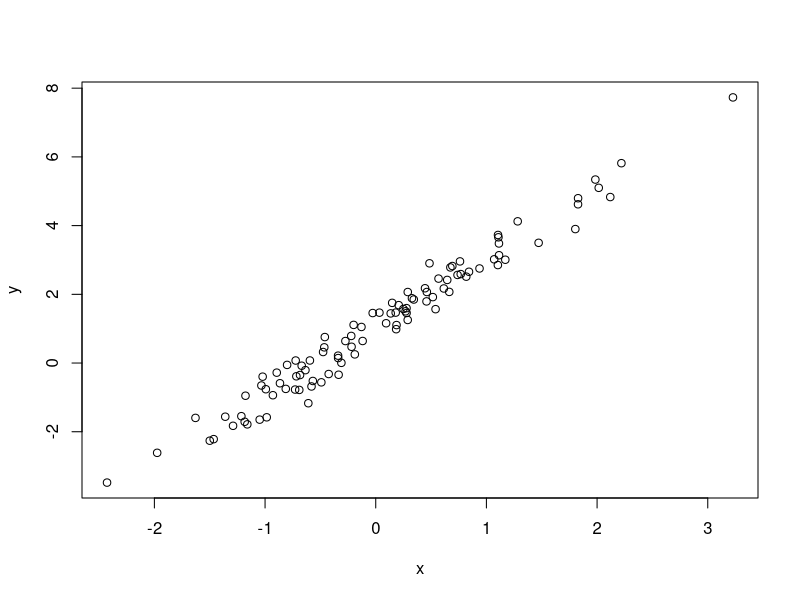
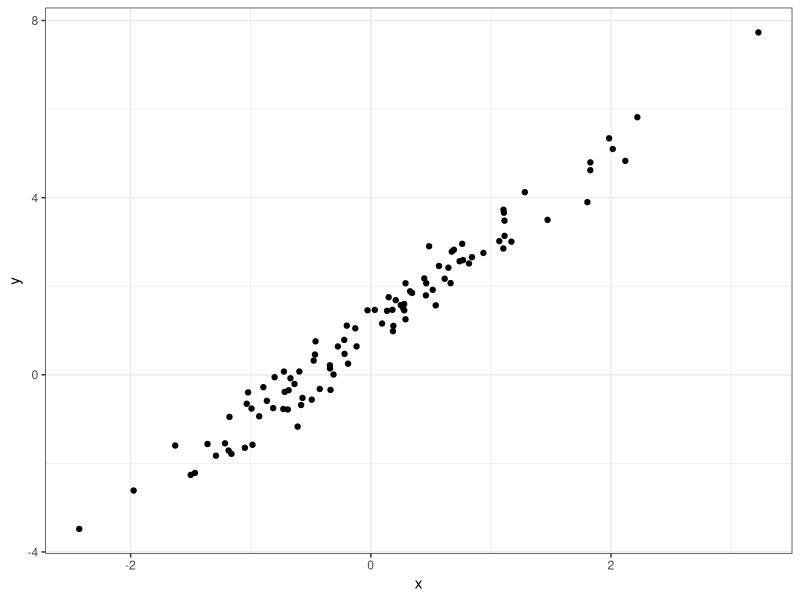
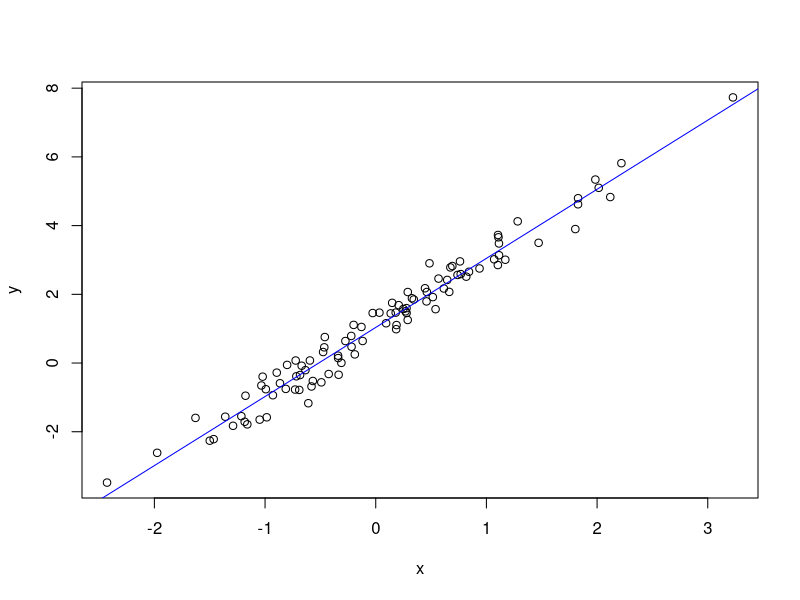
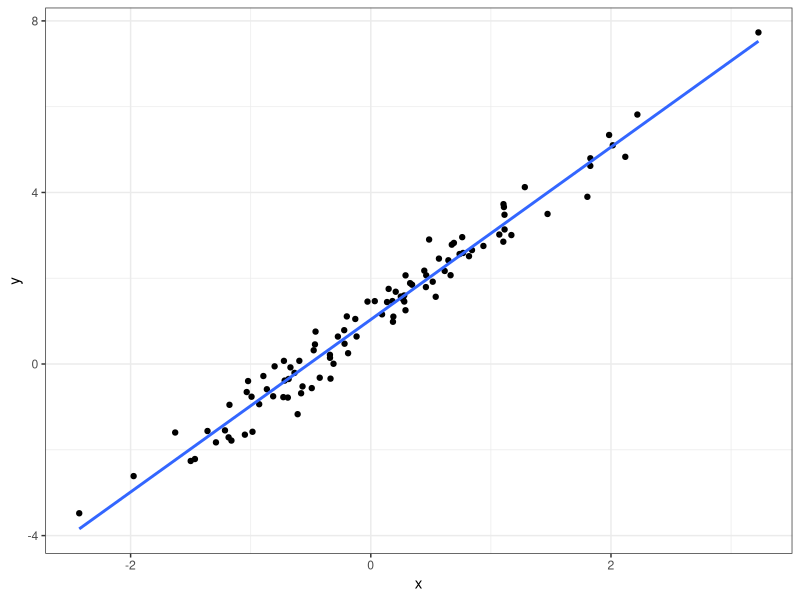
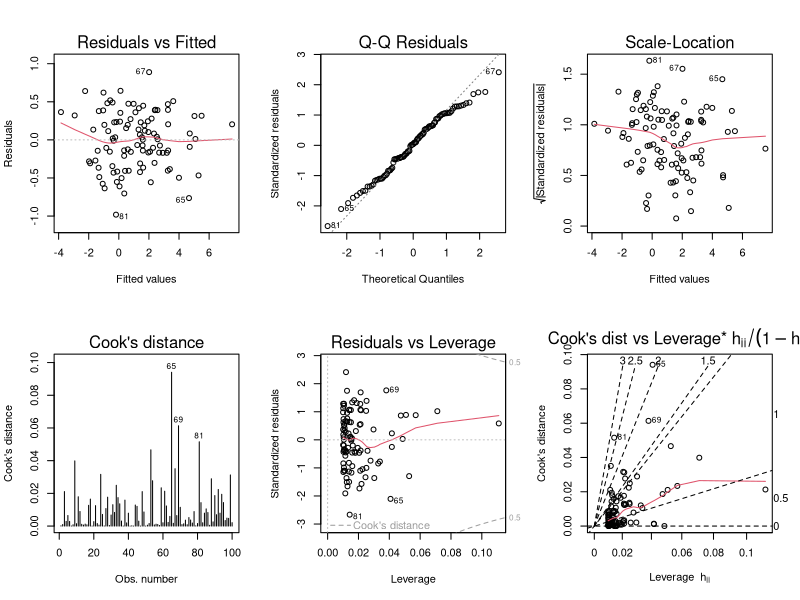
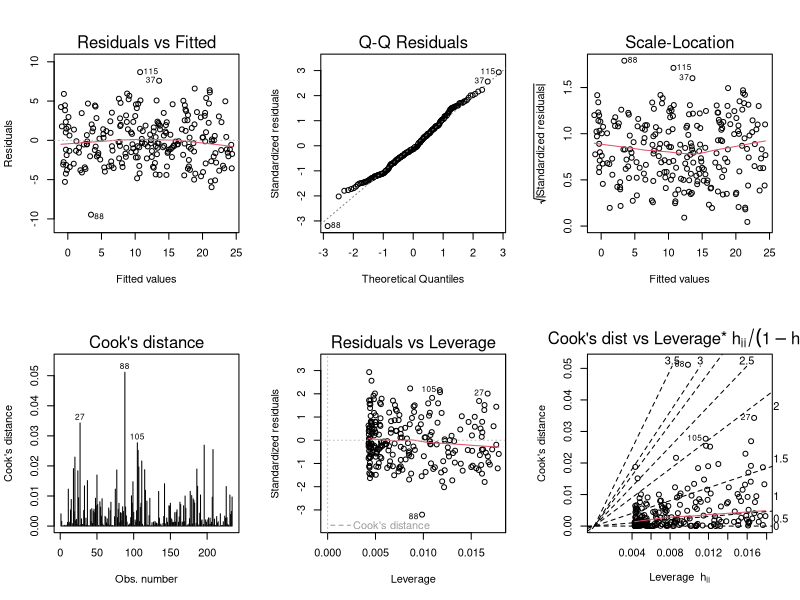
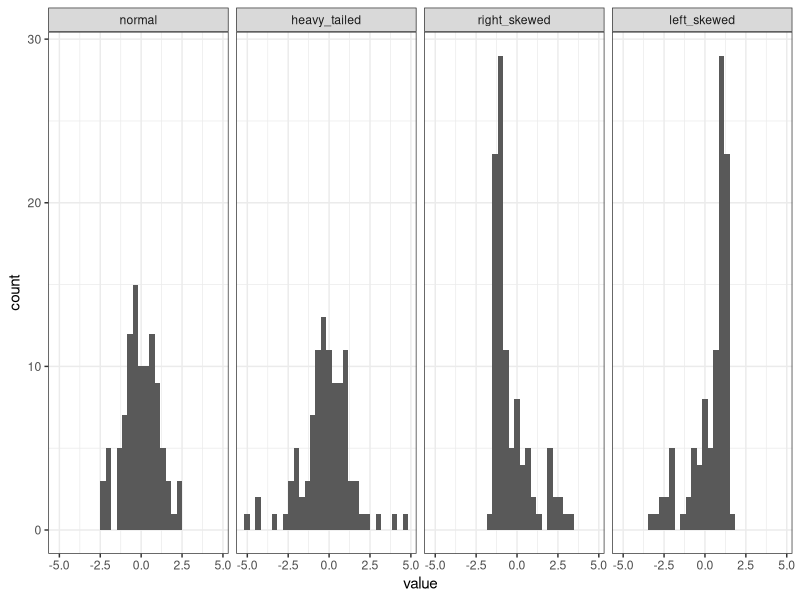
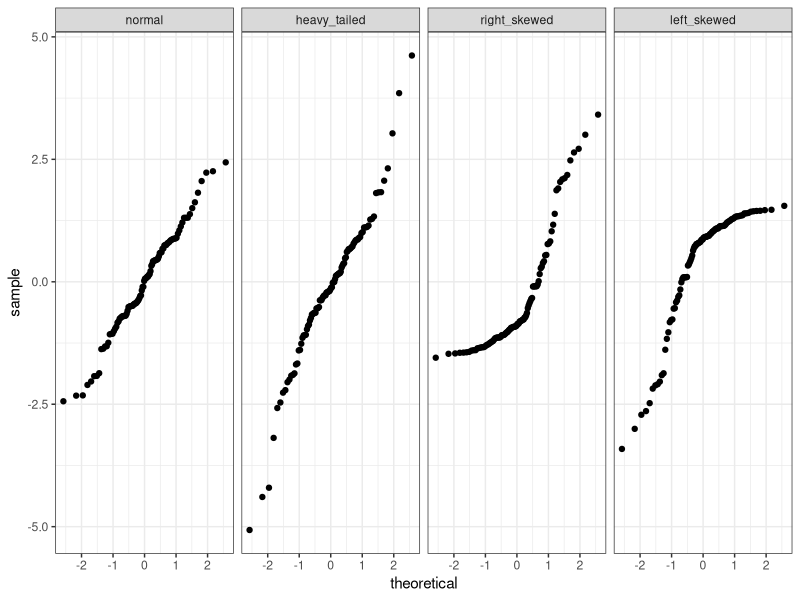

The R script that drew these images, in order:
## ---- chunk 1
if (!require("tidyverse")) {
  install.packages("tidyverse")
  library("tidyverse")
}
## ---- chunk 2
set.seed(20170320)
## ---- chunk 3
n <- 100 
x <- rnorm(n)
b0 <- 1
b1 <- 2
sigma <- 0.4
error <- rnorm(n,0,sigma)
y <- b0+b1*x+error

d <- data.frame(x=x,y=y)
## ---- chunk 4
plot(y ~ x, data = d)
## ---- chunk 5
library("ggplot2")
ggplot(d, aes(x=x, y=y)) +
  geom_point() +
  theme_bw()
## ---- chunk 6
m <- lm(y ~ x, data = d)
## ---- chunk 7
m
summary(m)
## ---- chunk 8
plot(y ~ x, data = d)
abline(m, col='blue')
## ---- chunk 9
ggplot(d, aes(x=x, y=y)) +
  geom_point() + 
  stat_smooth(method = "lm", se = FALSE) +
  theme_bw()
## ---- chunk 10
opar = par(mfrow=c(2,3))  # Create a 2x3 grid of plots and save the original settings
plot(m, 1:6, ask=FALSE)   # Plot all 6 diagnostics plots
par(opar)                 # Return to original graphics settings
## ---- chunk 11
n <- 234
x <- runif(n)
y <- -0.5 + 25*x + rnorm(n,0,sqrt(9))
m <- lm(y~x)
opar = par(mfrow=c(2,3))  # Create a 2x3 grid of plots and save the original settings
plot(m, 1:6, ask=FALSE)   # Plot all 6 diagnostics plots
par(opar)                 # Return to original graphics settings
## ---- chunk 12
n <- 100
errors <- data.frame(rep = 1:n,
                     normal       = rnorm(n),
                     heavy_tailed = rt(n, df=3),
                     right_skewed = exp(rnorm(n))) %>%
  
  mutate(right_skewed = right_skewed - exp(1/2),  # make sure errors have expectation of 0
         left_skewed  = 0 - right_skewed) 

errors_long <- errors %>%
  tidyr::gather(distribution,value,-rep) %>%
  mutate(distribution = factor(distribution, 
                               levels = c("normal",
                                          "heavy_tailed",
                                          "right_skewed",
                                          "left_skewed")))
## ---- chunk 13
ggplot(errors_long, aes(x=value)) + 
  geom_histogram() + 
  facet_grid(. ~ distribution) + 
  theme_bw()
## ---- chunk 14
ggplot(errors_long, aes(sample=value)) + 
  stat_qq() + 
  facet_grid(. ~ distribution) + 
  theme_bw()
## ---- chunk 15
opar = par(mfrow=c(1,4))
qqnorm(errors$normal, main="Normal")
qqline(errors$normal)
qqnorm(errors$heavy_tailed, main="Heavy-tailed")
qqline(errors$heavy_tailed)
qqnorm(errors$right_skewed, main="Right-skewed")
qqline(errors$right_skewed)
qqnorm(errors$left_skewed, main="Left-skewed")
qqline(errors$left_skewed)
par(opar)
## ---- chunk 16
y <- errors %>%
  mutate(x = rnorm(n))

models <- list()
models[[1]] <- lm(normal       ~ x, data=y)
models[[2]] <- lm(heavy_tailed ~ x, data=y)
models[[3]] <- lm(right_skewed ~ x, data=y)
models[[4]] <- lm(left_skewed  ~ x, data=y)
names(models) <- c("normal","heavy_tailed","right_skewed","left_skewed")
## ---- chunk 17
opar <- par(mfrow=c(2,3))
plot(models$normal, 1:6, ask=FALSE)
par(opar)
## ---- chunk 18
opar <- par(mfrow=c(2,3))
plot(models$heavy_tailed, 1:6, ask=FALSE)
par(opar)
## ---- chunk 19
opar <- par(mfrow=c(2,3))
plot(models$right_skewed, 1:6, ask=FALSE)
par(opar)
## ---- chunk 20
opar <- par(mfrow=c(2,3))
plot(models$left_skewed, 1:6, ask=FALSE)
par(opar)
## ---- chunk 21
opar = par(mfrow=c(1,4))
for (i in 1:4) plot(models[[i]], 2, main=names(models)[i])
par(opar)
## ---- chunk 22
b0 <-  10
b1 <- -5
y_new <- y %>% 
  mutate(y_normal       = b0+b1*x + normal,
         y_heavy_tailed = b0+b1*x + heavy_tailed,
         y_right_skewed = b0+b1*x + right_skewed,
         y_left_skewed  = b0+b1*x + left_skewed)

models <- list()
models[[1]] <- lm(y_normal       ~ x, data=y_new)
models[[2]] <- lm(y_heavy_tailed ~ x, data=y_new)
models[[3]] <- lm(y_right_skewed ~ x, data=y_new)
models[[4]] <- lm(y_left_skewed  ~ x, data=y_new)
names(models) <- c("normal","heavy_tailed","right_skewed","left_skewed")

opar = par(mfrow=c(1,4))
for (i in 1:4) plot(models[[i]], 2, main=names(models)[i])
par(opar)
## ---- chunk 23
n  <- 100
b0 <- 0
b1 <- 1
d  <- data.frame(x = runif(n)) %>%
  mutate(error = rnorm(n,0,x),
         y = b0+b1*x+error)
  
m <- lm(y~x, data=d)
opar <- par(mfrow=c(2,3))
plot(m, 1:6, ask=FALSE)
par(opar)
## ---- chunk 24
plot(m, 1)
## ---- chunk 25
plot(m,3)
## ---- chunk 26
b1 <- -1
d  <- d %>%
  mutate(error = rnorm(n,0,1-x), # sd is now related to 1-x
         y = b0+b1*x+error)
  
m <- lm(y~x, data=d)
opar <- par(mfrow=c(1,2))
plot(m, c(1,3), ask=FALSE)
par(opar)
## ---- chunk 27
n <- 100
b0 <-1 
b1 <- 2
d <- data.frame(x = rnorm(n)) %>%
  mutate(
    error =rnorm(n),
    y = b0+b1*x + error)

m <- lm(y ~ x, data = d)
## ---- chunk 28
names(m)
## ---- chunk 29
plot(m$residuals)
## ---- chunk 30
dd <- data.frame(index = 1:length(m$residuals),
                 residuals = m$residuals)
ggplot(dd, aes(index, residuals)) +
  geom_point() + 
  stat_smooth(se = FALSE) +
  theme_bw()
## ---- chunk 31
d <- d %>% 
  mutate(error = sin(2*pi*(1:n)/n)+rnorm(n),
         y = b0+b1*x+error)

m <- lm(y ~ x, data = d)

dd <- data.frame(index = 1:length(m$residuals),
                 residuals = m$residuals)
ggplot(dd, aes(index, residuals)) +
  geom_point() + 
  stat_smooth(se = FALSE) +
  theme_bw()
## ---- chunk 32
opar <- par(mfrow=c(2,3))
plot(m, 1:6, ask=FALSE)
par(opar)
## ---- chunk 33
d <- d %>% 
  mutate(error = (1:n)+rnorm(n), # This is a bit extreme
         y = b0+b1*x+error)

m <- lm(y ~ x, data = d)
plot(m$residuals)
## ---- chunk 34
n <- 100
b0 <- 1
b1 <- 2
d <- data.frame(x = rnorm(n)) %>%
  mutate(y = b0+b1*x + rnorm(n))
                
m <- lm(y ~ x, data = d)

d$residuals <- m$residuals

ggplot(d, aes(x, residuals)) + 
  geom_point() + 
  stat_smooth(se = FALSE) + 
  theme_bw()
## ---- chunk 35
n <- 100
b0 <- 1
b1 <- 2
d <- data.frame(x = rnorm(n)) %>%
  mutate(y = b0+b1*x+x^2 + rnorm(n))
                
m <- lm(y ~ x, data = d)

d$residuals <- m$residuals

ggplot(d, aes(x, residuals)) + 
  geom_point() + 
  stat_smooth(se = FALSE) + 
  theme_bw()
## ---- chunk 36
opar <- par(mfrow=c(2,3))
plot(m, 1:6, ask=FALSE)
par(opar)
## ---- chunk 37
n <- 100
b0 <- 1
b1 <- 2
d <- data.frame(x = rnorm(n, 1, 0.1)) %>%
  mutate(y = b0+b1*x+x^2 + rnorm(n))
                
m <- lm(y ~ x, data = d)

d$residuals <- m$residuals
plot(residuals ~ x, data = d)
